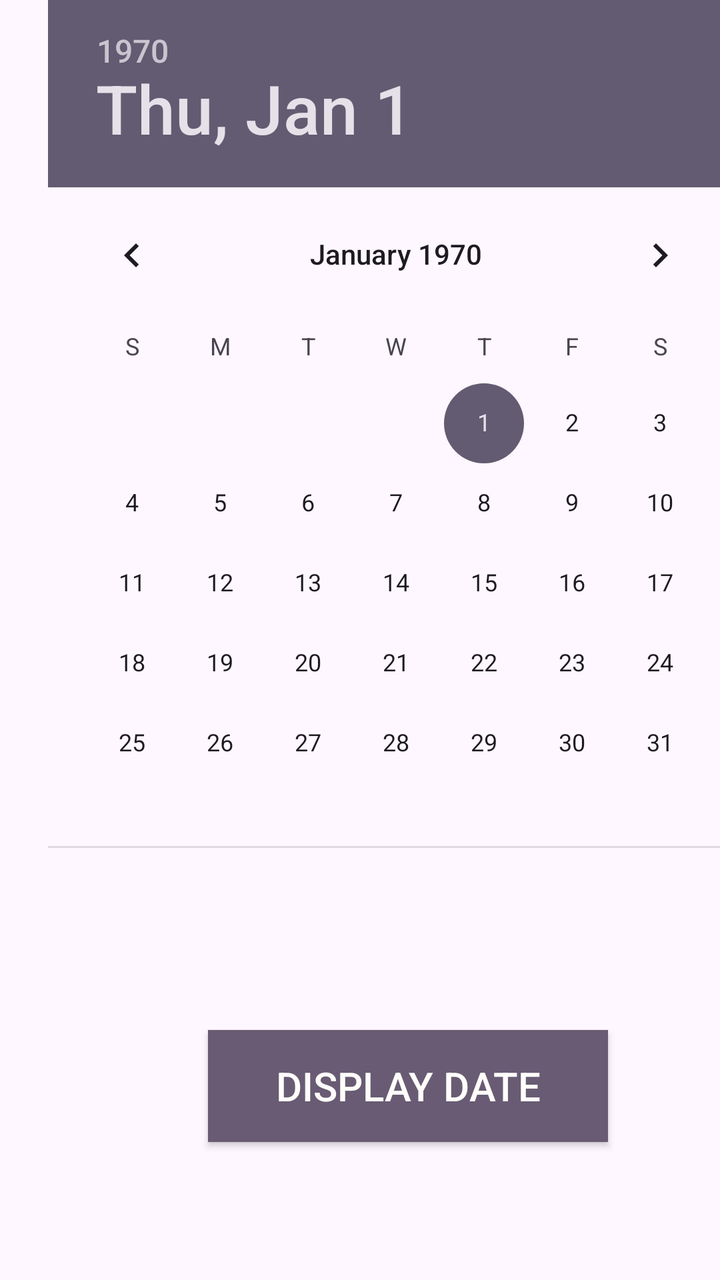
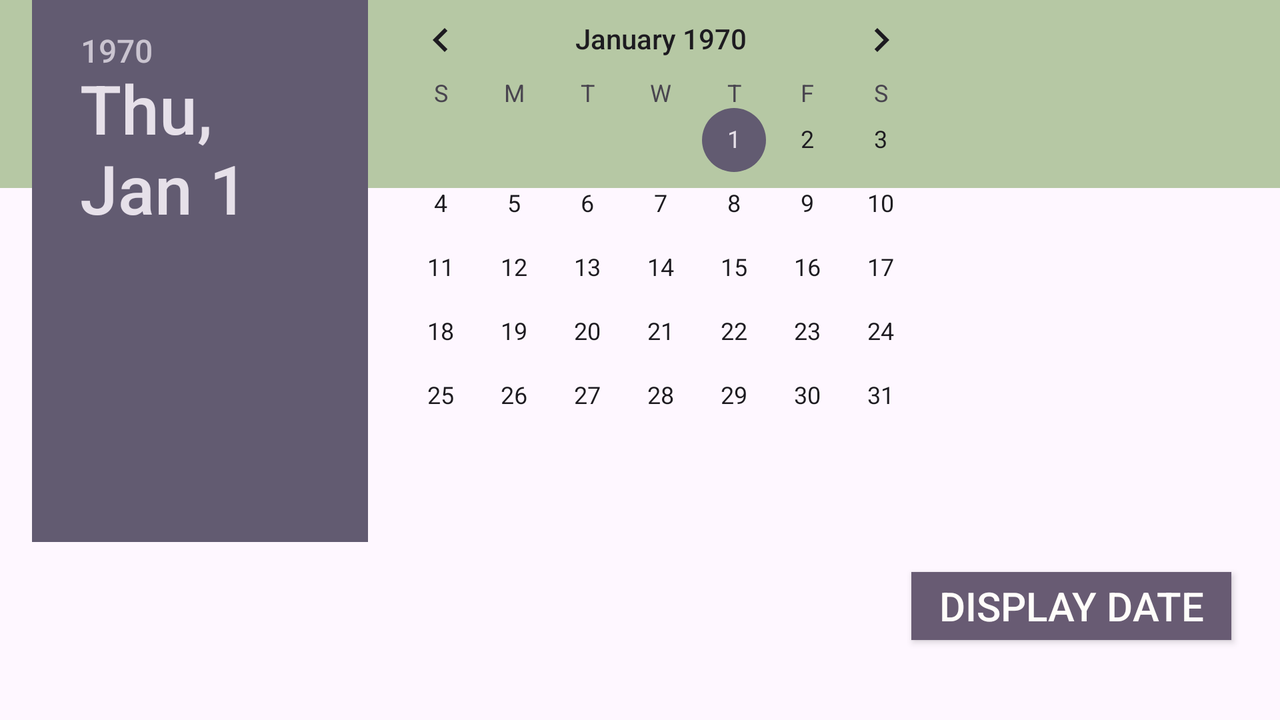

The same Android screen from two of the app's own layout files: first res/layout/ as a phone draws it, then the repository's variant for another configuration, drawn on a device whose configuration selects that folder. Both files follow.
<!-- AndroidManifest.xml: application theme Theme.BlocNoteApp -->
<!-- res/layout/activity_main2.xml -->
<?xml version="1.0" encoding="utf-8"?>
<androidx.constraintlayout.widget.ConstraintLayout xmlns:android="http://schemas.android.com/apk/res/android"
    xmlns:app="http://schemas.android.com/apk/res-auto"
    xmlns:tools="http://schemas.android.com/tools"
    android:layout_width="match_parent"
    android:layout_height="match_parent"
    tools:context=".MainActivity2">

    <ImageView
        android:id="@+id/Img2"
        android:layout_width="wrap_content"
        android:layout_height="wrap_content"
        android:layout_marginTop="28dp"
        android:src="@drawable/initpage"
        app:layout_constraintEnd_toEndOf="parent"
        app:layout_constraintHorizontal_bias="0.0"
        app:layout_constraintStart_toStartOf="parent"
        app:layout_constraintTop_toTopOf="parent" />


    <DatePicker
        android:id="@+id/datep"
        android:layout_width="409dp"
        android:layout_height="424dp"
        android:layout_marginStart="24dp"
        android:outlineSpotShadowColor="@color/green"
        app:layout_constraintStart_toStartOf="parent"
        tools:ignore="MissingConstraints"
        tools:layout_editor_absoluteY="140dp" />

    <androidx.appcompat.widget.AppCompatButton
        android:id="@+id/pbtn"
        android:layout_width="200dp"
        android:layout_height="56dp"
        android:layout_marginStart="104dp"
        android:background="#685B73"
        android:shadowColor="@color/white"
        android:text="Display date"
        android:textColor="#FFFDFA"
        android:textSize="20dp"
        app:layout_constraintBottom_toBottomOf="parent"
        app:layout_constraintEnd_toEndOf="parent"
        app:layout_constraintHorizontal_bias="0.0"
        app:layout_constraintStart_toStartOf="parent"
        app:layout_constraintTop_toTopOf="parent"
        app:layout_constraintVertical_bias="0.882" />

</androidx.constraintlayout.widget.ConstraintLayout>
<!-- resources referenced by this layout -->
<resources>
  <color name="green">#ABC872</color>
  <color name="white">#FFFFFFFF</color>
  <style name="Theme.BlocNoteApp" parent="Base.Theme.BlocNoteApp" />
  <style name="Base.Theme.BlocNoteApp" parent="Theme.Material3.DayNight">
          
          
          <item name="colorPrimary">@color/green</item>
  
      </style>
</resources>
<!-- res/layout-land/activity_main2.xml (the repository's variant of the layout above) -->
<!-- drawn on the phone turned sideways -->
<?xml version="1.0" encoding="utf-8"?>
<androidx.constraintlayout.widget.ConstraintLayout xmlns:android="http://schemas.android.com/apk/res/android"
    xmlns:app="http://schemas.android.com/apk/res-auto"
    xmlns:tools="http://schemas.android.com/tools"
    android:layout_width="match_parent"
    android:layout_height="match_parent"
    tools:context=".MainActivity2">

    <ImageView
        android:id="@+id/ImgHomePage"
        android:layout_width="738dp"
        android:layout_height="1315dp"
        android:src="@drawable/welcome"
        app:layout_constraintBottom_toBottomOf="@+id/pbtn"
        app:layout_constraintEnd_toEndOf="parent"
        app:layout_constraintHorizontal_bias="1.0"
        app:layout_constraintStart_toStartOf="parent"
        app:layout_constraintTop_toTopOf="parent"
        app:layout_constraintVertical_bias="0.677" />

    <androidx.appcompat.widget.Toolbar
        android:id="@+id/toolbar"
        android:layout_width="734dp"
        android:layout_height="94dp"
        android:background="#B6C8A4"
        app:layout_constraintEnd_toEndOf="parent"
        tools:ignore="MissingConstraints" />

    <DatePicker
        android:id="@+id/datep"
        android:layout_width="461dp"
        android:layout_height="271dp"
        android:layout_marginStart="16dp"
        android:outlineSpotShadowColor="@color/green"
        app:layout_constraintStart_toStartOf="parent"
        tools:ignore="MissingConstraints"
        tools:layout_editor_absoluteY="94dp" />

    <androidx.appcompat.widget.AppCompatButton
        android:id="@+id/pbtn"
        android:layout_width="160dp"
        android:layout_height="34dp"
        android:layout_marginStart="104dp"
        android:background="#685B73"
        android:shadowColor="@color/white"
        android:text="Display date"
        android:textColor="#FFFDFA"
        android:textSize="20dp"
        app:layout_constraintBottom_toBottomOf="parent"
        app:layout_constraintEnd_toEndOf="parent"
        app:layout_constraintHorizontal_bias="0.935"
        app:layout_constraintStart_toStartOf="parent"
        app:layout_constraintTop_toTopOf="parent"
        app:layout_constraintVertical_bias="0.877" />

</androidx.constraintlayout.widget.ConstraintLayout>
